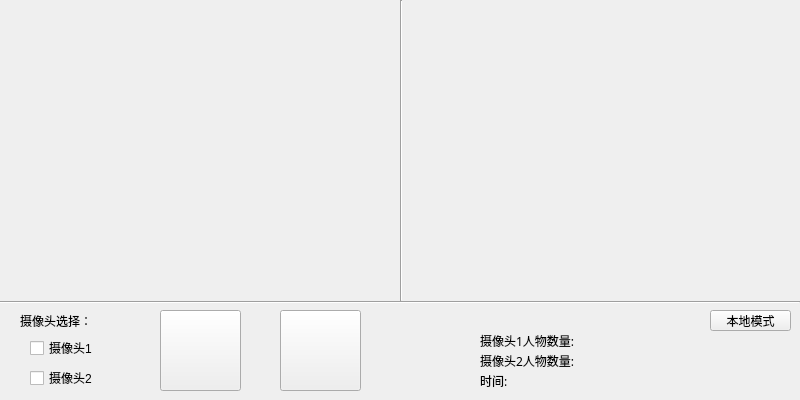
<?xml version="1.0" encoding="UTF-8"?>
<ui version="4.0">
 <class>MainWindowClass</class>
 <widget class="QWidget" name="MainWindowClass">
  <property name="geometry">
   <rect>
    <x>0</x>
    <y>0</y>
    <width>800</width>
    <height>400</height>
   </rect>
  </property>
  <property name="windowTitle">
   <string>实时视频摘要</string>
  </property>
  <property name="windowIcon">
   <iconset resource="mainwindow.qrc">
    <normaloff>:/MainWindow/Resources/windowIcon.png</normaloff>:/MainWindow/Resources/windowIcon.png</iconset>
  </property>
  <widget class="QLabel" name="label_cam0">
   <property name="geometry">
    <rect>
     <x>0</x>
     <y>0</y>
     <width>400</width>
     <height>300</height>
    </rect>
   </property>
   <property name="text">
    <string/>
   </property>
   <property name="pixmap">
    <pixmap resource="mainwindow.qrc">:/MainWindow/Resources/nocapture.png</pixmap>
   </property>
  </widget>
  <widget class="QLabel" name="label_cam1">
   <property name="geometry">
    <rect>
     <x>400</x>
     <y>0</y>
     <width>400</width>
     <height>300</height>
    </rect>
   </property>
   <property name="text">
    <string/>
   </property>
   <property name="pixmap">
    <pixmap resource="mainwindow.qrc">:/MainWindow/Resources/nocapture.png</pixmap>
   </property>
  </widget>
  <widget class="Line" name="line">
   <property name="geometry">
    <rect>
     <x>0</x>
     <y>301</y>
     <width>800</width>
     <height>2</height>
    </rect>
   </property>
   <property name="orientation">
    <enum>Qt::Horizontal</enum>
   </property>
  </widget>
  <widget class="Line" name="line_2">
   <property name="geometry">
    <rect>
     <x>400</x>
     <y>0</y>
     <width>2</width>
     <height>301</height>
    </rect>
   </property>
   <property name="orientation">
    <enum>Qt::Vertical</enum>
   </property>
  </widget>
  <widget class="Line" name="line_3">
   <property name="geometry">
    <rect>
     <x>801</x>
     <y>0</y>
     <width>2</width>
     <height>301</height>
    </rect>
   </property>
   <property name="orientation">
    <enum>Qt::Vertical</enum>
   </property>
  </widget>
  <widget class="QCheckBox" name="checkBox_cam0">
   <property name="geometry">
    <rect>
     <x>30</x>
     <y>340</y>
     <width>71</width>
     <height>16</height>
    </rect>
   </property>
   <property name="text">
    <string>摄像头1</string>
   </property>
  </widget>
  <widget class="QCheckBox" name="checkBox_cam1">
   <property name="geometry">
    <rect>
     <x>30</x>
     <y>370</y>
     <width>71</width>
     <height>16</height>
    </rect>
   </property>
   <property name="text">
    <string>摄像头2</string>
   </property>
  </widget>
  <widget class="QLabel" name="label_5">
   <property name="geometry">
    <rect>
     <x>20</x>
     <y>310</y>
     <width>81</width>
     <height>21</height>
    </rect>
   </property>
   <property name="text">
    <string>摄像头选择：</string>
   </property>
  </widget>
  <widget class="QPushButton" name="pushButton_setting">
   <property name="geometry">
    <rect>
     <x>280</x>
     <y>310</y>
     <width>81</width>
     <height>81</height>
    </rect>
   </property>
   <property name="toolTip">
    <string>参数设置</string>
   </property>
   <property name="layoutDirection">
    <enum>Qt::LeftToRight</enum>
   </property>
   <property name="text">
    <string/>
   </property>
   <property name="icon">
    <iconset resource="mainwindow.qrc">
     <normaloff>:/MainWindow/Resources/setting.png</normaloff>:/MainWindow/Resources/setting.png</iconset>
   </property>
   <property name="iconSize">
    <size>
     <width>60</width>
     <height>60</height>
    </size>
   </property>
  </widget>
  <widget class="QPushButton" name="pushButton_localModel">
   <property name="geometry">
    <rect>
     <x>710</x>
     <y>310</y>
     <width>81</width>
     <height>21</height>
    </rect>
   </property>
   <property name="toolTip">
    <string>切换到本地模式</string>
   </property>
   <property name="text">
    <string>本地模式</string>
   </property>
   <property name="icon">
    <iconset resource="mainwindow.qrc">
     <normaloff>:/MainWindow/Resources/switch.png</normaloff>:/MainWindow/Resources/switch.png</iconset>
   </property>
  </widget>
  <widget class="QPushButton" name="pushButton_start">
   <property name="geometry">
    <rect>
     <x>160</x>
     <y>310</y>
     <width>81</width>
     <height>81</height>
    </rect>
   </property>
   <property name="toolTip">
    <string>开始监控</string>
   </property>
   <property name="text">
    <string/>
   </property>
   <property name="icon">
    <iconset resource="mainwindow.qrc">
     <normaloff>:/MainWindow/Resources/startanalyze.png</normaloff>:/MainWindow/Resources/startanalyze.png</iconset>
   </property>
   <property name="iconSize">
    <size>
     <width>60</width>
     <height>60</height>
    </size>
   </property>
  </widget>
  <widget class="QLabel" name="label_time">
   <property name="geometry">
    <rect>
     <x>480</x>
     <y>370</y>
     <width>201</width>
     <height>21</height>
    </rect>
   </property>
   <property name="font">
    <font>
     <family>宋体</family>
    </font>
   </property>
   <property name="text">
    <string>时间:</string>
   </property>
  </widget>
  <widget class="QLabel" name="label_abstract_num_1">
   <property name="geometry">
    <rect>
     <x>480</x>
     <y>350</y>
     <width>161</width>
     <height>21</height>
    </rect>
   </property>
   <property name="font">
    <font>
     <family>宋体</family>
    </font>
   </property>
   <property name="text">
    <string>摄像头2人物数量:</string>
   </property>
  </widget>
  <widget class="QLabel" name="label_abstract_num_0">
   <property name="geometry">
    <rect>
     <x>480</x>
     <y>330</y>
     <width>161</width>
     <height>21</height>
    </rect>
   </property>
   <property name="font">
    <font>
     <family>宋体</family>
    </font>
   </property>
   <property name="text">
    <string>摄像头1人物数量:</string>
   </property>
  </widget>
 </widget>
 <layoutdefault spacing="6" margin="11"/>
 <resources>
  <include location="mainwindow.qrc"/>
 </resources>
 <connections/>
</ui>
